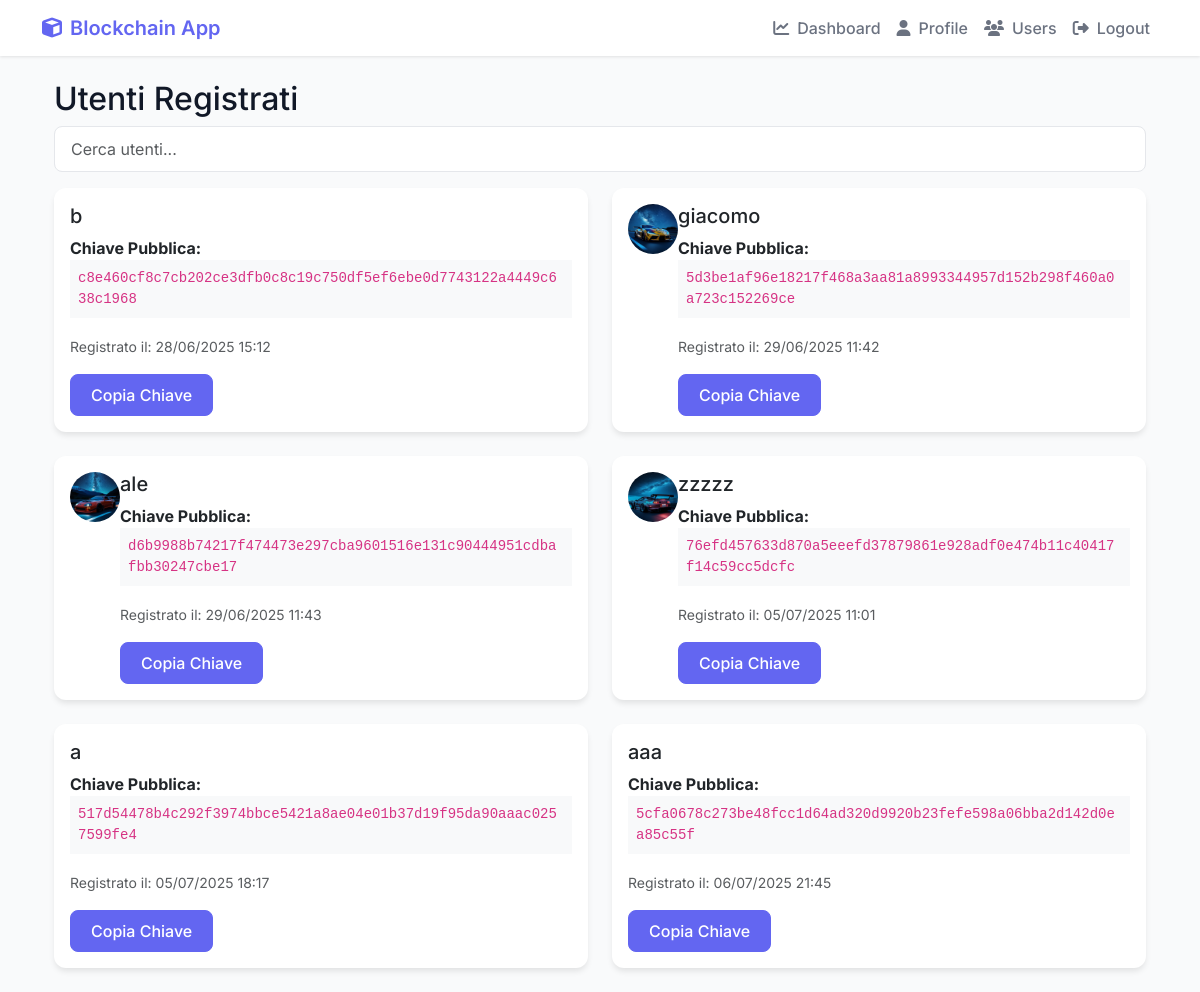
/users/ (signed in), run on the app's committed database.
### Cripto1/models.py (models this page shows, shortened)
class UserProfile(models.Model):
    user = models.OneToOneField(User, on_delete=models.CASCADE)
    user_key = models.CharField(max_length=255, unique=True) # Keep as a unique identifier (can be hash of public key)
    public_key = models.TextField(null=True, blank=True) # Allow null for existing rows
    private_key = EncryptedTextField(null=True, blank=True) # Allow null for existing rows
    balance = models.FloatField(default=0.0)
    created_at = models.DateTimeField(auto_now_add=True)
    profile_picture = models.ImageField(upload_to='profile_pics/', blank=True, null=True)
    is_active = models.BooleanField(default=True)
    last_login_ip = models.GenericIPAddressField(null=True, blank=True)
    last_login_date = models.DateTimeField(null=True, blank=True)
    login_attempts = models.IntegerField(default=0)
    locked_until = models.DateTimeField(null=True, blank=True)
    sso_provider = models.CharField(max_length=50, blank=True, null=True)  # Per SSO
    sso_id = models.CharField(max_length=255, blank=True, null=True)  # ID esterno per SSO
    department = models.CharField(max_length=100, blank=True, null=True)
    position = models.CharField(max_length=100, blank=True, null=True)
    phone = models.CharField(max_length=20, blank=True, null=True)
    emergency_contact = models.CharField(max_length=255, blank=True, null=True)
    notes = models.TextField(blank=True, null=True)
    def is_locked(self):
        if self.locked_until and timezone.now() < self.locked_until:
            return True
        return False
    def update_last_login(self, ip_address=None):
        self.last_login_date = timezone.now()
        if ip_address:
            self.last_login_ip = ip_address
        self.save()

### Cripto1/views.py (the view)
# urls.py: path('users/', views.users_feed, name='users_feed'),
@login_required
def users_feed(request):
    users = UserProfile.objects.all().select_related('user')
    context = {
        'users': users,
    }
    return render(request, 'Cripto1/users_feed.html', context)

### Cripto1/templates/Cripto1/users_feed.html (shortened to what this page needs)
{% extends 'Cripto1/base.html' %}
{% block content %}
<div class="container mt-4">
    <h2>Utenti Registrati</h2>
    <div class="mb-3">
        <input type="text" id="userSearch" class="form-control" placeholder="Cerca utenti...">
    </div>
    <div class="row" id="usersList">
        {% for user_profile in users %}
        <div class="col-md-6 mb-4 user-card">
            <div class="card">
                <div class="card-body d-flex align-items-start">
                    {% if user_profile.profile_picture %}
                        <img src="{{ user_profile.profile_picture.url }}" alt="{{ user_profile.user.username }}'s profile picture" width="50" height="50" class="rounded-circle mr-3">
                    {% endif %}
                    <div>
                        <h5 class="card-title mb-0 d-flex align-items-center">
                             {{ user_profile.user.username }}
                        </h5>
                        <p class="card-text mt-2">
                            <strong>Chiave Pubblica:</strong><br>
                            <code class="bg-light p-2 d-block text-break">{{ user_profile.user_key }}</code>
                        </p>
                        <p class="card-text mb-0">
                            <small class="text-muted">Registrato il: {{ user_profile.created_at|date:"d/m/Y H:i" }}</small>
                        </p>
                        <button class="btn btn-primary copy-key mt-3" data-key="{{ user_profile.user_key }}">
                            Copia Chiave
                        </button>
                    </div>
                </div>
            </div>
        </div>
        {% endfor %}
    </div>
</div>
{% endblock %}

### Cripto1/templates/Cripto1/base.html (style rules this page uses)
:root { --primary-color: #6366f1; --secondary-color: #4f46e5; --success-color: #22c55e; --danger-color: #ef4444; --warning-color: #f59e0b; --info-color: #3b82f6; --background-color: #f9fafb; --card-background: #ffffff; --text-primary: #111827; --text-secondary: #6b7280; }
body { font-family: 'Inter', sans-serif; background-color: var(--background-color); color: var(--text-primary); }
.card { border: none; border-radius: 12px; box-shadow: 0 4px 6px -1px rgba(0,0,0,0.1); background: var(--card-background); transition: transform 0.2s ease, box-shadow 0.2s ease; }
.btn { font-weight: 500; border-radius: 8px; padding: 0.5rem 1.25rem; transition: all 0.2s ease; }
.btn-primary { background-color: var(--primary-color); border-color: var(--primary-color); }
.form-control { border-radius: 8px; border: 1px solid #e5e7eb; padding: 0.625rem 1rem; }

### data on the page
UserProfile: user.username "b", user_key "c8e460cf8c7cb202ce3dfb0c8c19c750df5ef6ebe0d7743122a4449c638c1968", created_at "28/06/2025 15:12"
UserProfile: profile_picture (picture), user.username "giacomo", user_key "5d3be1af96e18217f468a3aa81a8993344957d152b298f460a0a723c152269ce", created_at "29/06/2025 11:42"
UserProfile: profile_picture (picture), user.username "ale", user_key "d6b9988b74217f474473e297cba9601516e131c90444951cdbafbb30247cbe17", created_at "29/06/2025 11:43"
UserProfile: profile_picture (picture), user.username "zzzzz", user_key "76efd457633d870a5eeefd37879861e928adf0e474b11c40417f14c59cc5dcfc", created_at "05/07/2025 11:01"
UserProfile: user.username "a", user_key "517d54478b4c292f3974bbce5421a8ae04e01b37d19f95da90aaac0257599fe4", created_at "05/07/2025 18:17"
UserProfile: user.username "aaa", user_key "5cfa0678c273be48fcc1d64ad320d9920b23fefe598a06bba2d142d0ea85c55f", created_at "06/07/2025 21:45"
